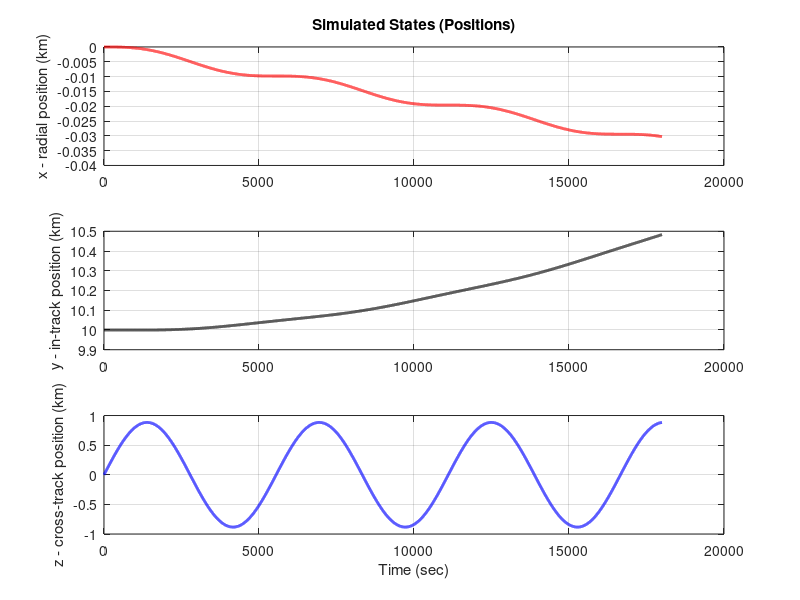
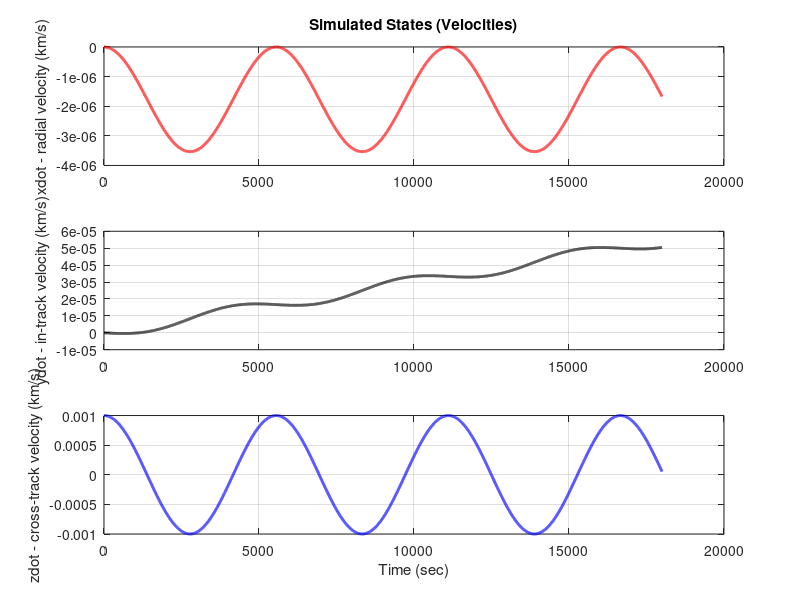

MATLAB code to generate these figures, in order: (Note: this script raises an error after producing the figures.)
%% ASEN 5014 - Linear Control Systems
% Final Project
% Galen Savidge, Aniket Goel, Andrew Palski

clear; close all; format shortG; clc;
%% PART A: Linear Systems Analysis
% Question 2:
% Linear system
n = sqrt(398600/6778^3);
A = [0 0 0 1 0 0;
     0 0 0 0 1 0;
     0 0 0 0 0 1;
     3*n^2 0 0 0 2*n 0;
     0 0 0 -2*n 0 0;
     0 0 -n^2 0 0 0];
B = [0 0 0;
     0 0 0;
     0 0 0;
     1 0 0;
     0 1 0;
     0 0 1];
C = [1 0 0 0 0 0;
     0 1 0 0 0 0;
     0 0 1 0 0 0];
D = [0 0 0;
     0 0 0;
     0 0 0];
G = [0;0;0;0;1;0]; %disturbance matrix, disturbance only affects in track dynamics
B_tot = [B,G];
D_tot = [D,[0;0;0]];
x0 = [0; 10; 0; 0; 0; .001]; % initial condition
r = [0; 5; 0; 0; 0; 0]; % reference 
d = -1e-9; % disturbance %CHANGE: set to 1 um/s vs 1 m/s

% Eigenvalues
[E, L] = eig(A);
evals = diag(L);

% Simulated plant dynamics with no control and including disturbances
u = [0;0;0];
u_tot = [u;d]';
ts = 0:1:18000;
us = u_tot + zeros(length(ts),4);
sys = ss(A,B_tot,C,D_tot);
[ys,~,xs] = lsim(sys,us,ts,x0);
figure();
ax = subplot(3,1,1);
plot(ax,ts,xs(:,1),'LineWidth',2,'Color','r')
ylabel('x - radial position (km)')
title('Simulated States (Positions)')
grid on
ax = subplot(3,1,2);
plot(ax,ts,xs(:,2),'LineWidth',2,'Color','k')
ylabel('y - in-track position (km)')
grid on
ax = subplot(3,1,3);
plot(ax,ts,xs(:,3),'LineWidth',2,'Color','b')
ylabel('z - cross-track position (km)')
xlabel('Time (sec)')
grid on

figure()
ax = subplot(3,1,1);
plot(ax,ts,xs(:,4),'LineWidth',2,'Color','r')
ylabel('xdot - radial velocity (km/s)')
title('Simulated States (Velocities)')
grid on
ax = subplot(3,1,2);
plot(ax,ts,xs(:,5),'LineWidth',2,'Color','k')
ylabel('ydot - in-track velocity (km/s)')
grid on
ax = subplot(3,1,3);
plot(ax,ts,xs(:,6),'LineWidth',2,'Color','b')
ylabel('zdot - cross-track velocity (km/s)')
xlabel('Time (sec)')
grid on

% Question 3
% Reachability/Controllability
P = [B A*B A^2*B A^3*B A^4*B A^5*B]; 
rank(P) % = 6 = n, so reachable

% Observability
O = [C; C*A; C*A^2; C*A^3; C*A^4; C*A^5];
rank(O) % = 6 = n, so completely observable

%% PART B

% Question 5
% Luenberger observer matrix
des_L_poles = []

% Closed loop state and error dynamics with full state feedback control
A_CL_aug = [(A-B*K), B*K;
        0, (A-L*C)];
B_CL_aug = [B*F; zeros(size(B*F))];
C_CL_aug = [C, zeros(size(C))];
D_CL_aug = D_tot;
B_CL_aug_tot = [B_CL_aug, [G;G]];

% Simulating with zero initial error
e0 = zeros(6,1);
x_cl_aug0 = [x0;e0];

u_tot = [r;d];
ts = 0:1:18000;
us = u_tot + zeros(length(ts),4);
sys = ss(A_CL_aug,B_CL_aug_tot,C_CL_aug,D_CL_aug);
[ys,~,xs] = lsim(sys,us,ts,x0);
figure();
ax = subplot(3,1,1);
plot(ax,ts,xs(:,1),'LineWidth',2,'Color','r')
ylabel('x - radial position (km)')
title('Simulated States (Positions)')
grid on
ax = subplot(3,1,2);
plot(ax,ts,xs(:,2),'LineWidth',2,'Color','k')
ylabel('y - in-track position (km)')
grid on
ax = subplot(3,1,3);
plot(ax,ts,xs(:,3),'LineWidth',2,'Color','b')
ylabel('z - cross-track position (km)')
xlabel('Time (sec)')
grid on

figure()
ax = subplot(3,1,1);
plot(ax,ts,xs(:,4),'LineWidth',2,'Color','r')
ylabel('xdot - radial velocity (km/s)')
title('Simulated States (Velocities)')
grid on
ax = subplot(3,1,2);
plot(ax,ts,xs(:,5),'LineWidth',2,'Color','k')
ylabel('ydot - in-track velocity (km/s)')
grid on
ax = subplot(3,1,3);
plot(ax,ts,xs(:,6),'LineWidth',2,'Color','b')
ylabel('zdot - cross-track velocity (km/s)')
xlabel('Time (sec)')
grid on

% Question 6
% Set up cost function using Bryson's rules
xmax = ones(1, 6); % TBD
umax = 1 / 1300 * 1e-3 % Maximum acceleration per thruster [km/s^2]

% Tuning parameters
alpha = ones(1, 6); % State error weights
alpha = alpha./sum(alpha)
beta = ones(1, 3); % Input weights
beta = beta./sum(beta)
rho = 1;

Q = diag(alpha./(xmax.^2))
R = rho*diag(beta/umax)

% Use LQR to generate CL gain from cost function
[K_lqr,W,evals_lqr] = lqr(sys_ol,Q,R);

% Feed-forward gain for zero steady-state offset
F_lqr = inv(C/(-A+B*K_lqr)*B);

% Assemble closed-loop system
A_cl = A - B*K;
B_cl = [B*F_lqr G];
C_cl = C;
D_cl = D;
sys_cl = sys(A_cl, B_cl, C_cl, D_cl);
